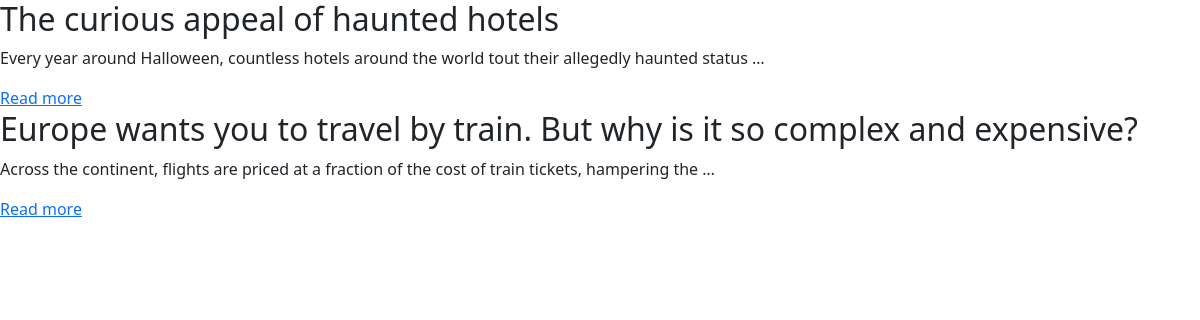
/articles/, run on an earlier commit of the app's database.
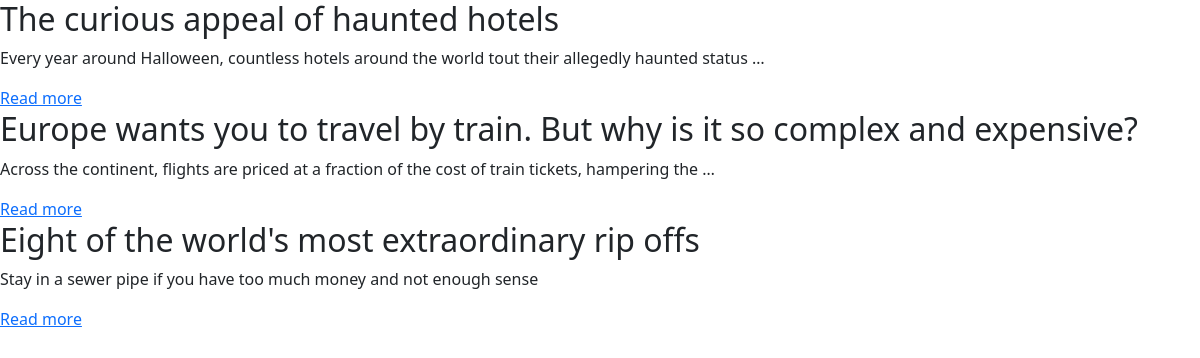
And on a later commit of the database.
### articles/models.py (models this page shows, shortened)
class Article(models.Model):
    headline = models.CharField(max_length=300)
    author = models.CharField(max_length=100)
    image = models.URLField()
    copy = models.TextField()

### articles/views.py (the view)
# urls.py: path("", views.landing_page, name="home"),
def landing_page(request):
    all_articles = Article.objects.all()
    context = {
        "articles": all_articles,
    }
    return render(request, 'articles/index.html', context)

### articles/templates/articles/index.html (shortened to what this page needs)
{% extends "base.html" %}
{% block content %}
    {% for article in articles %}
        <h2>{{ article.headline }}</h2>
        <p>{{ article.copy|truncatechars:100 }}</p>
        <a href="{% url 'view_article' article.id %}">Read more</a>
    {% endfor %}
{% endblock content %}

### templates/base.html (shortened to what this page needs)
<!doctype html>
<html lang="en">
  <head>
    <link href="https://cdn.jsdelivr.net/npm/bootstrap@5.3.3/dist/css/bootstrap.min.css" rel="stylesheet">
  </head>
  <body>
    {% block content %}
    {% endblock content %}
  </body>
</html>

What changed in the data, as far as the page shows it:
added Article: headline "Eight of the world's most extraordinary rip offs", copy "Stay in a sewer pipe if you have too much money and not enough sense"
